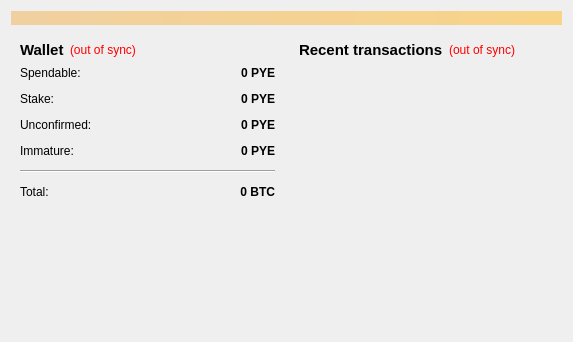
<?xml version="1.0" encoding="UTF-8"?>
<ui version="4.0">
 <class>OverviewPage</class>
 <widget class="QWidget" name="OverviewPage">
  <property name="geometry">
   <rect>
    <x>0</x>
    <y>0</y>
    <width>573</width>
    <height>342</height>
   </rect>
  </property>
  <property name="windowTitle">
   <string>Form</string>
  </property>
  <layout class="QVBoxLayout" name="topLayout">
   <item>
    <widget class="QLabel" name="labelAlerts">
     <property name="visible">
      <bool>false</bool>
     </property>
     <property name="styleSheet">
      <string notr="true">background-color: qlineargradient(x1: 0, y1: 0, x2: 1, y2: 0, stop:0 #F0D0A0, stop:1 #F8D488);  color:#000000
</string>
     </property>
     <property name="wordWrap">
      <bool>true</bool>
     </property>
     <property name="margin">
      <number>3</number>
     </property>
    </widget>
   </item>
   <item>
    <layout class="QHBoxLayout" name="horizontalLayout" stretch="1,1">
     <item>
      <layout class="QVBoxLayout" name="verticalLayout_2">
       <item>
        <widget class="QWidget" name="widget" native="true">
         <layout class="QVBoxLayout" name="verticalLayout_4">
          <item>
           <layout class="QHBoxLayout" name="horizontalLayout_4">
            <item>
             <widget class="QLabel" name="label_5">
              <property name="font">
               <font>
                <pointsize>11</pointsize>
                <weight>75</weight>
                <bold>true</bold>
               </font>
              </property>
              <property name="text">
               <string>Wallet</string>
              </property>
             </widget>
            </item>
            <item>
             <widget class="QLabel" name="labelWalletStatus">
              <property name="toolTip">
               <string>The displayed information may be out of date. Your wallet automatically synchronizes with the Bistot network after a connection is established, but this process has not completed yet.</string>
              </property>
              <property name="styleSheet">
               <string notr="true">QLabel { color: red; }</string>
              </property>
              <property name="text">
               <string notr="true">(out of sync)</string>
              </property>
              <property name="alignment">
               <set>Qt::AlignLeading|Qt::AlignLeft|Qt::AlignVCenter</set>
              </property>
             </widget>
            </item>
            <item>
             <spacer name="horizontalSpacer_2">
              <property name="orientation">
               <enum>Qt::Horizontal</enum>
              </property>
              <property name="sizeHint" stdset="0">
               <size>
                <width>40</width>
                <height>20</height>
               </size>
              </property>
             </spacer>
            </item>
           </layout>
          </item>
          <item>
           <layout class="QFormLayout" name="formLayout_2">
            <property name="fieldGrowthPolicy">
             <enum>QFormLayout::AllNonFixedFieldsGrow</enum>
            </property>
            <property name="horizontalSpacing">
             <number>12</number>
            </property>
            <property name="verticalSpacing">
             <number>12</number>
            </property>
            <item row="0" column="0">
             <widget class="QLabel" name="label">
              <property name="text">
               <string>Spendable:</string>
              </property>
             </widget>
            </item>
            <item row="0" column="1">
             <widget class="QLabel" name="labelBalance">
              <property name="font">
               <font>
                <weight>75</weight>
                <bold>true</bold>
               </font>
              </property>
              <property name="cursor">
               <cursorShape>IBeamCursor</cursorShape>
              </property>
              <property name="toolTip">
               <string>Your current spendable balance</string>
              </property>
              <property name="text">
               <string notr="true">0 PYE</string>
              </property>
              <property name="alignment">
               <set>Qt::AlignRight|Qt::AlignTrailing|Qt::AlignVCenter</set>
              </property>
              <property name="textInteractionFlags">
               <set>Qt::LinksAccessibleByMouse|Qt::TextSelectableByKeyboard|Qt::TextSelectableByMouse</set>
              </property>
             </widget>
            </item>
            <item row="1" column="0">
             <widget class="QLabel" name="label_6">
              <property name="text">
               <string>Stake:</string>
              </property>
             </widget>
            </item>
            <item row="1" column="1">
             <widget class="QLabel" name="labelStake">
              <property name="font">
               <font>
                <weight>75</weight>
                <bold>true</bold>
               </font>
              </property>
              <property name="cursor">
               <cursorShape>IBeamCursor</cursorShape>
              </property>
              <property name="toolTip">
               <string>Total of coins that was staked, and do not yet count toward the current balance</string>
              </property>
              <property name="text">
               <string notr="true">0 PYE</string>
              </property>
              <property name="alignment">
               <set>Qt::AlignRight|Qt::AlignTrailing|Qt::AlignVCenter</set>
              </property>
              <property name="textInteractionFlags">
               <set>Qt::LinksAccessibleByMouse|Qt::TextSelectableByKeyboard|Qt::TextSelectableByMouse</set>
              </property>
             </widget>
            </item>
            <item row="2" column="0">
             <widget class="QLabel" name="label_3">
              <property name="text">
               <string>Unconfirmed:</string>
              </property>
             </widget>
            </item>
            <item row="2" column="1">
             <widget class="QLabel" name="labelUnconfirmed">
              <property name="font">
               <font>
                <weight>75</weight>
                <bold>true</bold>
               </font>
              </property>
              <property name="cursor">
               <cursorShape>IBeamCursor</cursorShape>
              </property>
              <property name="toolTip">
               <string>Total of transactions that have yet to be confirmed, and do not yet count toward the current balance</string>
              </property>
              <property name="text">
               <string notr="true">0 PYE</string>
              </property>
              <property name="alignment">
               <set>Qt::AlignRight|Qt::AlignTrailing|Qt::AlignVCenter</set>
              </property>
              <property name="textInteractionFlags">
               <set>Qt::LinksAccessibleByMouse|Qt::TextSelectableByKeyboard|Qt::TextSelectableByMouse</set>
              </property>
             </widget>
            </item>
            <item row="3" column="0">
             <widget class="QLabel" name="labelImmatureText">
              <property name="text">
               <string>Immature:</string>
              </property>
             </widget>
            </item>
            <item row="3" column="1">
             <widget class="QLabel" name="labelImmature">
              <property name="font">
               <font>
                <weight>75</weight>
                <bold>true</bold>
               </font>
              </property>
              <property name="toolTip">
               <string>Mined balance that has not yet matured</string>
              </property>
              <property name="text">
               <string notr="true">0 PYE</string>
              </property>
              <property name="alignment">
               <set>Qt::AlignRight|Qt::AlignTrailing|Qt::AlignVCenter</set>
              </property>
              <property name="textInteractionFlags">
               <set>Qt::LinksAccessibleByMouse|Qt::TextSelectableByKeyboard|Qt::TextSelectableByMouse</set>
              </property>
             </widget>
            </item>
            <item row="4" column="0" colspan="2">
             <widget class="Line" name="line">
              <property name="orientation">
               <enum>Qt::Horizontal</enum>
              </property>
             </widget>
            </item>
            <item row="5" column="0">
             <widget class="QLabel" name="labelTotalText">
              <property name="text">
               <string>Total:</string>
              </property>
             </widget>
            </item>
            <item row="5" column="1">
             <widget class="QLabel" name="labelTotal">
              <property name="font">
               <font>
                <weight>75</weight>
                <bold>true</bold>
               </font>
              </property>
              <property name="cursor">
               <cursorShape>IBeamCursor</cursorShape>
              </property>
              <property name="toolTip">
               <string>Your current total balance</string>
              </property>
              <property name="text">
               <string notr="true">0 BTC</string>
              </property>
              <property name="alignment">
               <set>Qt::AlignRight|Qt::AlignTrailing|Qt::AlignVCenter</set>
              </property>
              <property name="textInteractionFlags">
               <set>Qt::LinksAccessibleByMouse|Qt::TextSelectableByKeyboard|Qt::TextSelectableByMouse</set>
              </property>
             </widget>
            </item>
           </layout>
          </item>
         </layout>
        </widget>
       </item>
       <item>
        <spacer name="verticalSpacer">
         <property name="orientation">
          <enum>Qt::Vertical</enum>
         </property>
         <property name="sizeHint" stdset="0">
          <size>
           <width>20</width>
           <height>40</height>
          </size>
         </property>
        </spacer>
       </item>
      </layout>
     </item>
     <item>
      <layout class="QVBoxLayout" name="verticalLayout_3">
       <item>
        <widget class="QWidget" name="widget_2" native="true">
         <layout class="QVBoxLayout" name="verticalLayout">
          <item>
           <layout class="QHBoxLayout" name="horizontalLayout_2">
            <item>
             <widget class="QLabel" name="label_4">
              <property name="font">
               <font>
                <pointsize>11</pointsize>
                <weight>75</weight>
                <bold>true</bold>
               </font>
              </property>
              <property name="text">
               <string>&lt;b&gt;Recent transactions&lt;/b&gt;</string>
              </property>
             </widget>
            </item>
            <item>
             <widget class="QLabel" name="labelTransactionsStatus">
              <property name="toolTip">
               <string>The displayed information may be out of date. Your wallet automatically synchronizes with the Bistot network after a connection is established, but this process has not completed yet.</string>
              </property>
              <property name="styleSheet">
               <string notr="true">QLabel { color: red; }</string>
              </property>
              <property name="text">
               <string notr="true">(out of sync)</string>
              </property>
              <property name="alignment">
               <set>Qt::AlignRight|Qt::AlignTrailing|Qt::AlignVCenter</set>
              </property>
             </widget>
            </item>
            <item>
             <spacer name="horizontalSpacer">
              <property name="orientation">
               <enum>Qt::Horizontal</enum>
              </property>
              <property name="sizeHint" stdset="0">
               <size>
                <width>40</width>
                <height>20</height>
               </size>
              </property>
             </spacer>
            </item>
           </layout>
          </item>
          <item>
           <widget class="QListView" name="listTransactions">
            <property name="styleSheet">
             <string notr="true">QListView { background: transparent; }</string>
            </property>
            <property name="frameShape">
             <enum>QFrame::NoFrame</enum>
            </property>
            <property name="verticalScrollBarPolicy">
             <enum>Qt::ScrollBarAlwaysOff</enum>
            </property>
            <property name="horizontalScrollBarPolicy">
             <enum>Qt::ScrollBarAlwaysOff</enum>
            </property>
            <property name="selectionMode">
             <enum>QAbstractItemView::NoSelection</enum>
            </property>
           </widget>
          </item>
         </layout>
        </widget>
       </item>
      </layout>
     </item>
    </layout>
   </item>
  </layout>
 </widget>
 <resources/>
 <connections/>
</ui>
